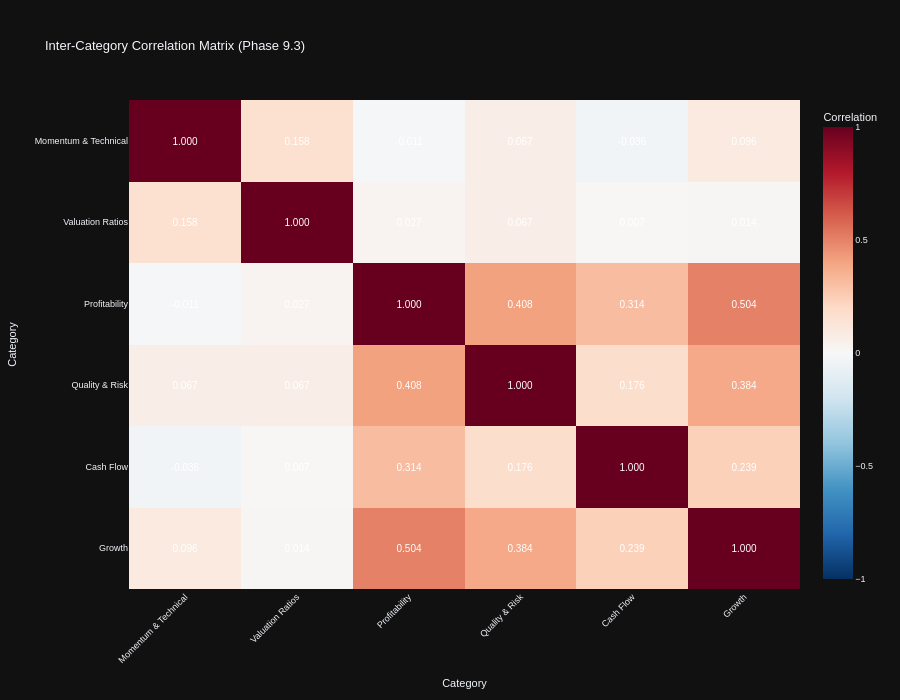

The notebook cell saved with this chart:
### Code cell
# Visualization 3: Category Correlation Network
print("\n📊 Category Correlation Network:")

# Compute correlation matrix between category scores
if category_sector_scores:
    # Create category score matrix (stocks × categories)
    category_score_matrix = pd.DataFrame()

    for category_name, category_metrics in category_mapping.items():
        available_in_category = [m for m in category_metrics if m in all_stocks_scaled.columns]

        if len(available_in_category) == 0:
            continue

        # Compute z-scores for available metrics and average to get category score
        category_data = all_stocks_scaled[available_in_category].copy()

        # Convert to numeric
        for col in available_in_category:
            category_data[col] = pd.to_numeric(category_data[col], errors='coerce')

        # Compute z-scores and average
        z_scored_data = category_data.apply(lambda x: zscore(x, nan_policy='omit'))
        category_score_matrix[category_name] = z_scored_data.mean(axis=1)

    # Compute correlation matrix
    category_corr = category_score_matrix.corr()

    # Create interactive heatmap for category correlations with value annotations
    # Following code_guidelines.md Section 17.1: Heatmaps and Conditional Formatting
    fig_corr_network = px.imshow(
            category_corr,
            labels=dict(x="Category", y="Category", color="Correlation"),
            title="Inter-Category Correlation Matrix (Phase 9.3)",
            color_continuous_scale="RdBu_r",  # Diverging scale for correlation (-1 to +1)
            aspect="auto",
            zmin=-1,
            zmax=1,
            text_auto=".3f"  # ✅ Display correlation values formatted to 3 decimals (Section 17.1)
            )

    # Enhanced styling per Section 17.1 style guidelines
    fig_corr_network.update_traces(
            textfont=dict(
                    size=10,
                    color='white',  # High contrast on diverging color scale
                    family='Arial'  # Standard sans-serif font (Section 17.4)
                    )
            )

    fig_corr_network.update_layout(
            height=700,
            xaxis_tickangle=-45,
            font=dict(size=9, family="Arial"),
            template="plotly_dark"  # ✅ Dark mode compatible theme (Section 17.1)
            )

    fig_corr_network.show()
    output_path = eda_output_dir / "phase93_category_correlation_network.html"
    fig_corr_network.write_html(output_path)

    print(f"\n✓ Category correlation network complete")
    print(f"  Categories analyzed: {len(category_corr)}")
    print(f"  Output: {output_path}")

    # Find strongest positive and negative correlations
    corr_pairs = []
    for i in range(len(category_corr.columns)):
        for j in range(i + 1, len(category_corr.columns)):
            cat1 = category_corr.columns[i]
            cat2 = category_corr.columns[j]
            corr_val = category_corr.iloc[i, j]
            if not np.isnan(corr_val):
                corr_pairs.append((cat1, cat2, corr_val))

    # Sort by absolute correlation
    corr_pairs.sort(key=lambda x: abs(x[2]), reverse=True)

    print(f"\n  🔗 Strongest Category Relationships:")
    for cat1, cat2, corr in corr_pairs[:5]:
        print(f"    {cat1} ↔ {cat2}: {corr:.2f}")
else:
    print("  ⚠️ No category data available for correlation analysis")

### Figure 1 — Plotly figure (JSON) as saved in the notebook; plotly's stock layout.template omitted (floating-point values rounded to 4 significant figures)
{"data": [{"coloraxis": "coloraxis", "name": "0", "texttemplate": "%{z:.3f}", "x": ["Momentum & Technical", "Valuation Ratios", "Profitability", "Quality & Risk", "Cash Flow", "Growth"], "y": ["Momentum & Technical", "Valuation Ratios", "Profitability", "Quality & Risk", "Cash Flow", "Growth"], "z": [[1.0, 0.1583, -0.01104, 0.06728, -0.03566, 0.09572], [0.1583, 1.0, 0.02712, 0.06687, 0.006805, 0.01398], [-0.01104, 0.02712, 1.0, 0.4078, 0.3143, 0.5037], [0.06728, 0.06687, 0.4078, 1.0, 0.1757, 0.3836], [-0.03566, 0.006805, 0.3143, 0.1757, 1.0, 0.2385], [0.09572, 0.01398, 0.5037, 0.3836, 0.2385, 1.0]], "type": "heatmap", "xaxis": "x", "yaxis": "y", "hovertemplate": "Category: %{x}<br>Category: %{y}<br>Correlation: %{z}<extra></extra>", "textfont": {"color": "white", "family": "Arial", "size": 10}}], "layout": {"xaxis": {"anchor": "y", "domain": [0.0, 1.0], "title": {"text": "Category"}, "tickangle": -45}, "yaxis": {"anchor": "x", "domain": [0.0, 1.0], "autorange": "reversed", "title": {"text": "Category"}}, "coloraxis": {"colorbar": {"title": {"text": "Correlation"}}, "colorscale": [[0.0, "rgb(5,48,97)"], [0.1, "rgb(33,102,172)"], [0.2, "rgb(67,147,195)"], [0.3, "rgb(146,197,222)"], [0.4, "rgb(209,229,240)"], [0.5, "rgb(247,247,247)"], [0.6, "rgb(253,219,199)"], [0.7, "rgb(244,165,130)"], [0.8, "rgb(214,96,77)"], [0.9, "rgb(178,24,43)"], [1.0, "rgb(103,0,31)"]], "cmin": -1, "cmax": 1}, "title": {"text": "Inter-Category Correlation Matrix (Phase 9.3)"}, "font": {"size": 9, "family": "Arial"}, "height": 700}}
